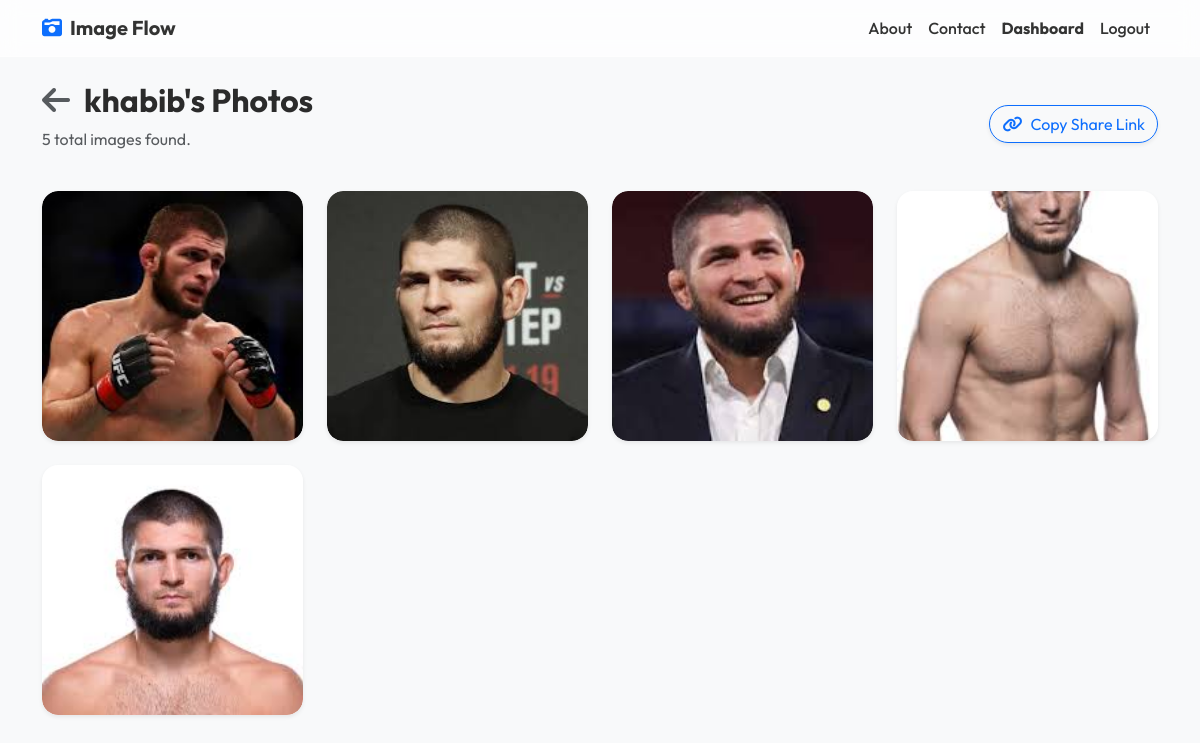
The app's page /person/24 (signed in) with its own data.
### database.py (models this page shows, shortened)
class Person(db.Model):
    id = db.Column(db.Integer, primary_key=True)
    user_id = db.Column(db.Integer, db.ForeignKey('user.id'), nullable=False)
    name = db.Column(db.String(150), nullable=False, default="Unknown Person")
    share_token = db.Column(db.String(100), unique=True, nullable=True)
    created_at = db.Column(db.DateTime, default=datetime.utcnow)
    faces = db.relationship('Face', backref='person', lazy=True, cascade="all, delete-orphan")

class Face(db.Model):
    id = db.Column(db.Integer, primary_key=True)
    photo_id = db.Column(db.Integer, db.ForeignKey('photo.id'), nullable=False)
    person_id = db.Column(db.Integer, db.ForeignKey('person.id'), nullable=False)
    face_filename = db.Column(db.String(255), nullable=False)
    encoding_json = db.Column(db.Text, nullable=False)

class Photo(db.Model):
    id = db.Column(db.Integer, primary_key=True)
    user_id = db.Column(db.Integer, db.ForeignKey('user.id'), nullable=False)
    filename = db.Column(db.String(255), nullable=False)
    uploaded_at = db.Column(db.DateTime, default=datetime.utcnow)
    faces = db.relationship('Face', backref='photo', lazy=True, cascade="all, delete-orphan")

### app.py (the view)
@app.route('/person/<int:person_id>')
@login_required
def view_person(person_id):
    person = Person.query.get_or_404(person_id)
    if person.user_id != current_user.id:
        abort(403)
    return render_template('folder.html', person=person, shared=False)

### app.py (called while the page is built)
@login_manager.user_loader
def load_user(user_id):
    return User.query.get(int(user_id))

### templates/folder.html (shortened to what this page needs)
{% extends "base.html" %}
{% block content %}
<div class="row mb-4 align-items-center">
    <div class="col-md-8">
        <h2 class="fw-bold mb-0">
            {% if not shared %}
                <a href="{{ url_for('dashboard') }}" class="text-muted text-decoration-none me-2"><i class="fa-solid fa-arrow-left"></i></a>
            {% endif %}
            {{ person.name }}'s Photos
        </h2>
        <p class="text-muted mt-2">{{ person.faces|length }} total images found.</p>
    </div>
    {% if not shared %}
    <div class="col-md-4 text-md-end mt-3 mt-md-0">
        <button class="btn btn-outline-primary rounded-pill shadow-sm" onclick="copyToClipboard('{{ url_for('shared_folder', token=person.share_token, _external=True) }}')">
            <i class="fa-solid fa-link me-2"></i>Copy Share Link
        </button>
    </div>
    {% endif %}
</div>
<div class="row g-4">
    {% for face in person.faces %}
        <div class="col-6 col-md-4 col-lg-3">
            <div class="card photo-item border-0 shadow-sm rounded-4 h-100">
                <a href="{{ url_for('static', filename='uploads/' ~ face.photo.filename) }}" target="_blank">
                    <img src="{{ url_for('static', filename='uploads/' ~ face.photo.filename) }}" class="card-img-top rounded-4" alt="Photo containing {{ person.name }}">
                </a>
            </div>
        </div>
    {% else %}
        <div class="col-12 text-center py-5">
            <h5 class="text-muted">No photos found for this person.</h5>
        </div>
    {% endfor %}
</div>
{% endblock %}

### static/css/style.css (style rules this page uses)
:root { --primary-color: #6a11cb; --secondary-color: #2575fc; --bg-color: #f8f9fa; --text-color: #2b2b2b; }
body { font-family: 'Outfit', sans-serif; background-color: var(--bg-color); color: var(--text-color); }
.photo-item { transition: transform 0.2s ease; border-radius: 12px; overflow: hidden; }
.photo-item img { width: 100%; height: 250px; object-fit: cover; }

### records on screen
Person: name "khabib"
Face: filename (picture)
Face: filename (picture)
Face: filename (picture)
Face: filename (picture)
Face: filename (picture)

### other values on screen
{{ person.faces|length }} "5"
